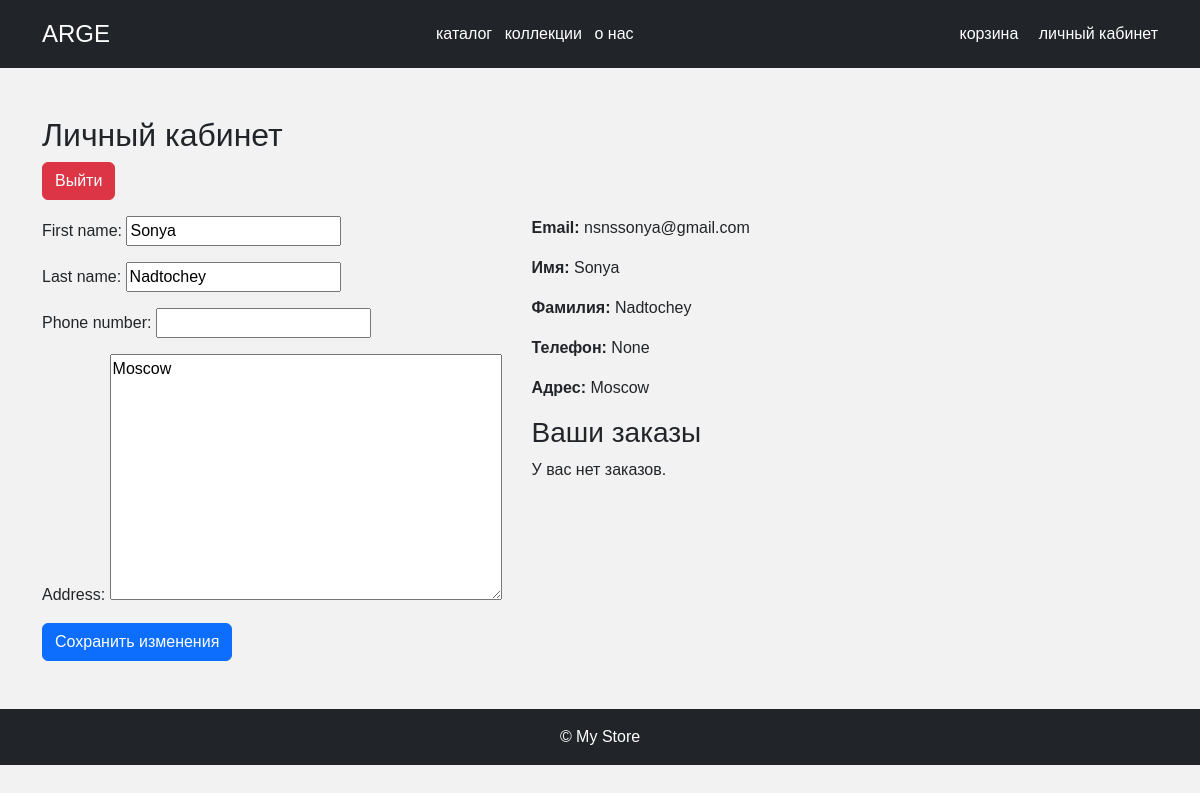
Before: /profile/ (signed in) with the older database file.
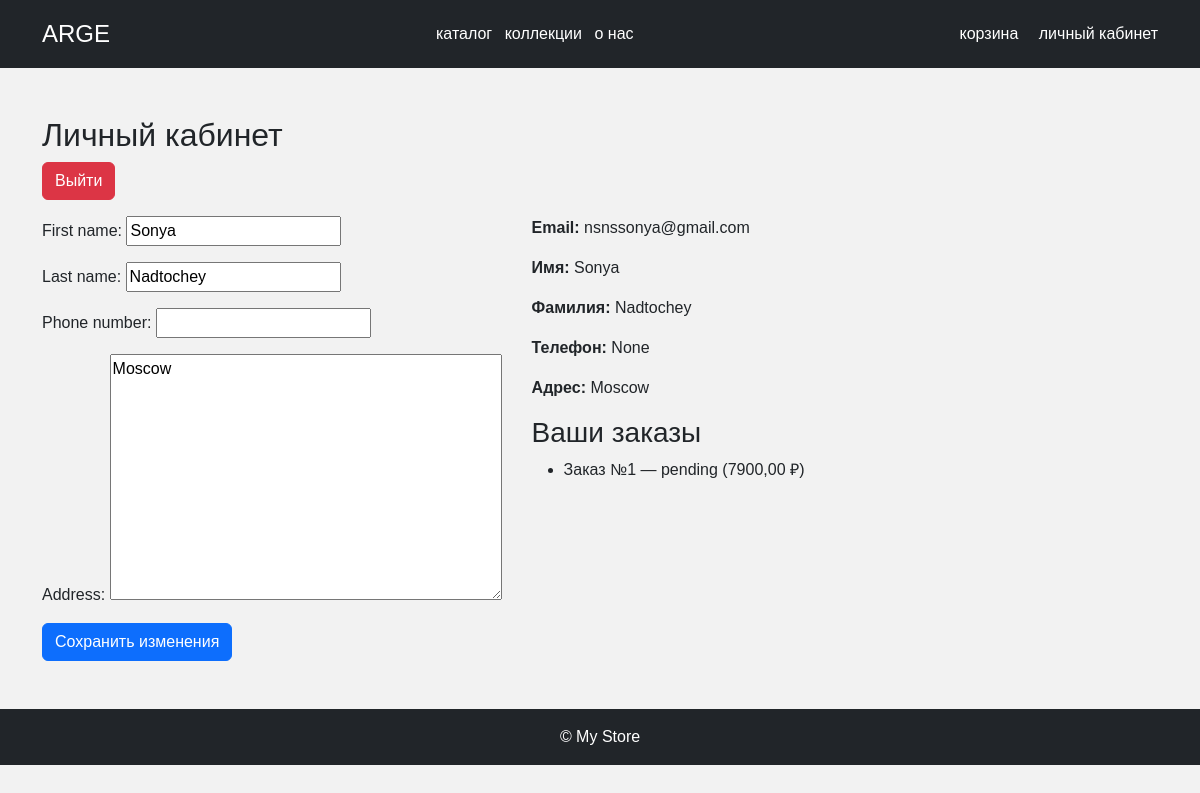
After: the same page with the newer database file.
### members/models.py (models this page shows, shortened)
class Order(models.Model):
    STATUS_CHOICES = [
        ('pending', 'Pending'),
        ('shipped', 'Shipped'),
        ('delivered', 'Delivered'),
        ('cancelled', 'Cancelled'),
    ]
    user = models.ForeignKey(User, related_name='orders', on_delete=models.CASCADE)
    total_price = models.DecimalField(max_digits=10, decimal_places=2)
    status = models.CharField(max_length=50, choices=STATUS_CHOICES, default='pending')
    created_at = models.DateTimeField(default=timezone.now)
    class Meta:
        verbose_name = "Заказ"
        verbose_name_plural = "Заказы"

### members/views.py (the view)
# urls.py: path('profile/', views.profile_view, name='profile'),
@login_required
def profile_view(request):
    user = request.user
    if request.method == 'POST':
        form = UserProfileForm(request.POST, instance=user)
        if form.is_valid():
            form.save()
            return redirect('profile')
    else:
        form = UserProfileForm(instance=user)
    orders = user.orders.all()
    products = Product.objects.all() if user.is_staff else None
    return render(request, 'profile.html', {
        'user': user,
        'user_form': form,
        'orders': orders,
        'products': products,
    })

### members/forms.py
class UserProfileForm(forms.ModelForm):
    class Meta:
        model = User
        fields = ['first_name', 'last_name', 'phone_number', 'address']

### templates/profile.html (shortened to what this page needs)
{% extends "base.html" %}
{% load static %}
{% block content %}
<h2>Личный кабинет</h2>
<form method="post" action="{% url 'logout' %}">
  <button type="submit" class="btn btn-danger mb-3">Выйти</button>
</form>
<div class="lk-main">
    <div class="lk-form">
        <form method="post">
            {{ user_form.as_p }}
            <button type="submit" class="btn btn-primary">Сохранить изменения</button>
        </form>
    </div>
    <div class="lk-info">
        <p><strong>Email:</strong> {{ user.email }}</p>
        <p><strong>Имя:</strong> {{ user.first_name }}</p>
        <p><strong>Фамилия:</strong> {{ user.last_name }}</p>
        <p><strong>Телефон:</strong> {{ user.phone_number }}</p>
        <p><strong>Адрес:</strong> {{ user.address }}</p>
        <h3>Ваши заказы</h3>
        {% if user.orders.all %}
            <ul>
                {% for order in user.orders.all %}
                    <li>Заказ №{{ order.id }} — {{ order.status }} ({{ order.total_price }} ₽)</li>
                {% endfor %}
            </ul>
        {% else %}
            <p>У вас нет заказов.</p>
        {% endif %}
    </div>
</div>
{% endblock %}

Changed rows visible on the page:
added Order: id "1", status "pending", total_price "7900,00"
Other visible differences:
text no longer shown: "У вас нет заказов."
